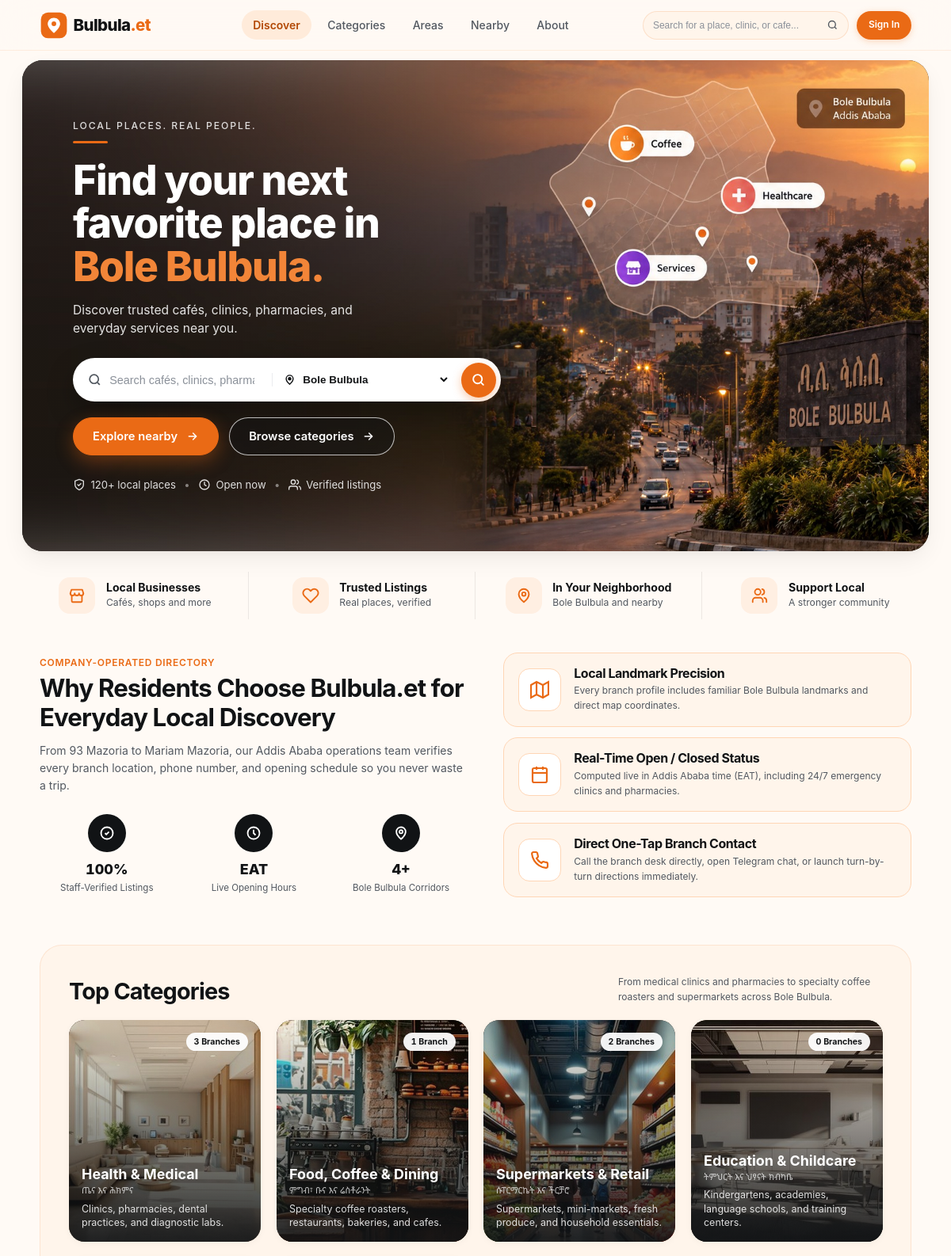
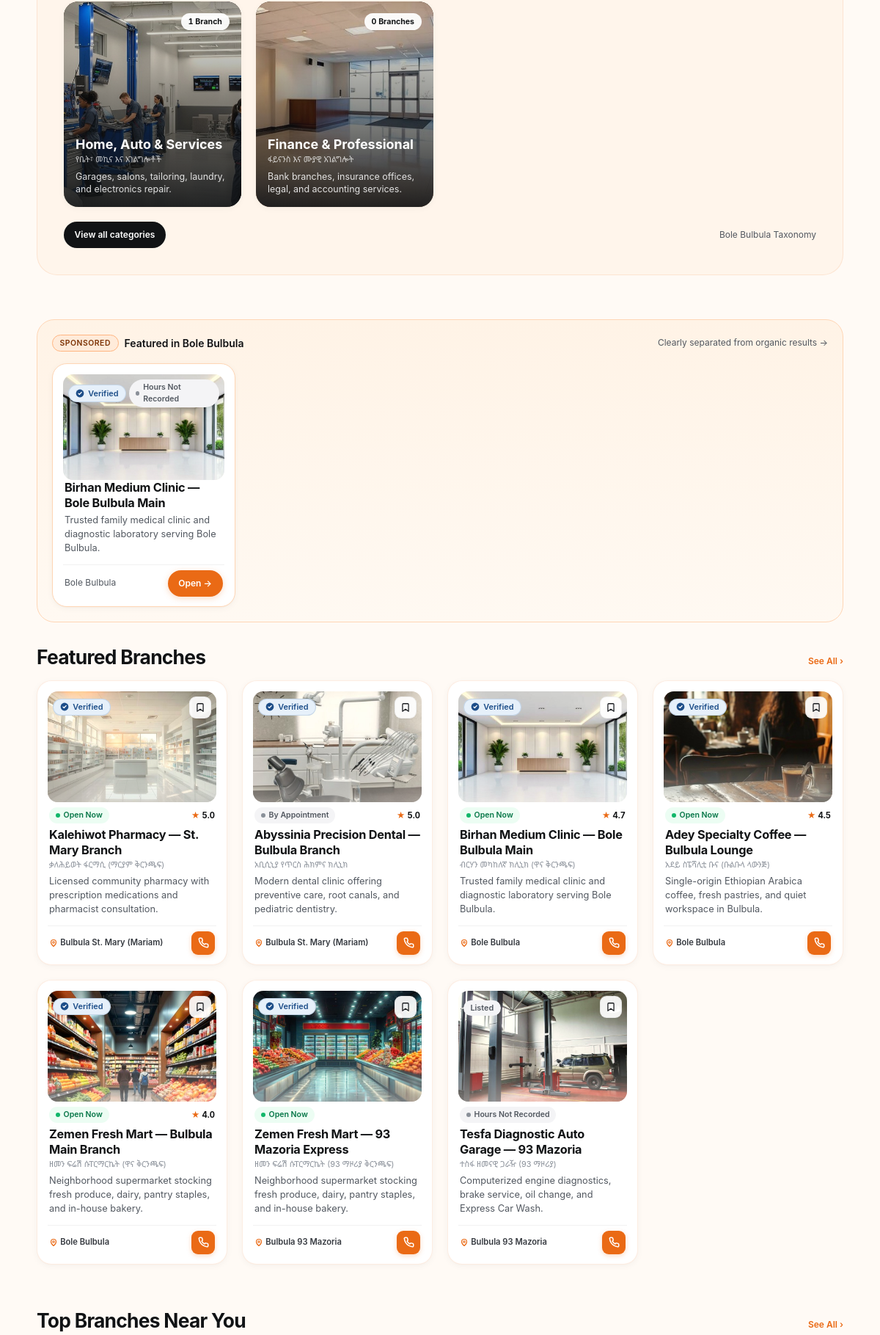
The page / (upper part) on the database its author committed (2 pictures, top to bottom).
### tables this page shows
CREATE TABLE sponsorship_campaigns (
    id                      INTEGER PRIMARY KEY AUTOINCREMENT,
    campaign_code           TEXT NOT NULL UNIQUE,
    business_id             INTEGER NOT NULL REFERENCES businesses(id),
    branch_id               INTEGER NOT NULL REFERENCES branches(id),
    placement_format        TEXT NOT NULL,
    target_category_id      INTEGER NULL,
    target_area_id          INTEGER NULL,
    package_name            TEXT NOT NULL,
    agreed_price_etb        REAL NOT NULL,
    starts_at               DATETIME NOT NULL,
    ends_at                 DATETIME NOT NULL,
    status                  TEXT NOT NULL DEFAULT 'DRAFT',
    created_by_staff_id     INTEGER NOT NULL,
    approved_by_admin_id    INTEGER NULL,
    approved_at             DATETIME NULL,
    terminated_by_admin_id  INTEGER NULL,
    terminated_at           DATETIME NULL,
    termination_reason      TEXT NULL,
    created_at              DATETIME NOT NULL DEFAULT CURRENT_TIMESTAMP
);

CREATE TABLE branches (
    id                          INTEGER PRIMARY KEY AUTOINCREMENT,
    business_id                 INTEGER NOT NULL REFERENCES businesses(id),
    active_permission_id        INTEGER NULL REFERENCES business_permissions(id),
    branch_slug                 TEXT NOT NULL UNIQUE,
    branch_name_en              TEXT NOT NULL,
    branch_name_am              TEXT NULL,
    is_primary_branch           INTEGER NOT NULL DEFAULT 1,
    area_id                     INTEGER NOT NULL REFERENCES areas(id),
    sub_city_en                 TEXT NOT NULL,
    address_line_en             TEXT NOT NULL,
    landmark_notes_en           TEXT NULL,
    latitude                    REAL NULL,
    longitude                   REAL NULL,
    phone_primary               TEXT NULL,
    phone_secondary             TEXT NULL,
    branch_email                TEXT NULL,
    opening_hours_status        TEXT NOT NULL DEFAULT 'UNKNOWN',
    opening_hours_json          TEXT NULL,
    services_products_json      TEXT NULL,
    publication_status          TEXT NOT NULL DEFAULT 'DRAFT',
    is_verified                 INTEGER NOT NULL DEFAULT 0,
    last_verified_at            DATETIME NULL,
    last_verified_by_staff_id   INTEGER NULL,
    published_at                DATETIME NULL,
    published_rating_avg        REAL NULL,
    published_review_count      INTEGER NOT NULL DEFAULT 0,
    created_by_staff_id         INTEGER NOT NULL,
    updated_at                  DATETIME NOT NULL DEFAULT CURRENT_TIMESTAMP,
    created_at                  DATETIME NOT NULL DEFAULT CURRENT_TIMESTAMP
);

CREATE TABLE businesses (
    id                      INTEGER PRIMARY KEY AUTOINCREMENT,
    slug                    TEXT NOT NULL UNIQUE,
    name_en                 TEXT NOT NULL,
    name_am                 TEXT NULL,
    primary_category_id     INTEGER NOT NULL REFERENCES categories(id),
    brand_summary_en        TEXT NULL,
    brand_description_en    TEXT NULL,
    website_url             TEXT NULL,
    lifecycle_status        TEXT NOT NULL DEFAULT 'PROSPECT',
    created_by_staff_id     INTEGER NOT NULL REFERENCES staff_users(id),
    updated_by_staff_id     INTEGER NULL,
    created_at              DATETIME NOT NULL DEFAULT CURRENT_TIMESTAMP,
    updated_at              DATETIME NOT NULL DEFAULT CURRENT_TIMESTAMP
);

CREATE TABLE areas (
    id                  INTEGER PRIMARY KEY AUTOINCREMENT,
    slug                TEXT NOT NULL UNIQUE,
    name_en             TEXT NOT NULL,
    name_am             TEXT NULL,
    sub_city_en         TEXT NOT NULL,
    sub_city_am         TEXT NULL,
    center_latitude     REAL NULL,
    center_longitude    REAL NULL,
    is_launch_area      INTEGER NOT NULL DEFAULT 0,
    is_active           INTEGER NOT NULL DEFAULT 1,
    display_order       INTEGER NOT NULL DEFAULT 0,
    created_at          DATETIME NOT NULL DEFAULT CURRENT_TIMESTAMP,
    updated_at          DATETIME NOT NULL DEFAULT CURRENT_TIMESTAMP
);

### src/Views/public/home.php (the view, shortened to what the rows shown need)
<?php
$branches      = $branches ?? [];
$sponsoredHome = $sponsoredHome ?? [];
?>
<section class="b-hero-section">
  <div class="b-container b-hero-section__container">
    <div class="b-wander-hero">
      <div class="b-hero-redesign__left">
        <h1 class="b-hero-redesign__headline" data-gsap="hero-item">
          Find your next<br>
          favorite place in<br>
          <span class="b-hero-redesign__accent">Bole Bulbula.</span>
        </h1>
      </div>
    </div>
  </div>
</section>
<section class="b-section" style="padding-top: var(--space-4);">
  <div class="b-container">
    <div class="b-why-grid">
      <div>
        <h2 style="font-size: clamp(1.45rem, 2.6vw, 2.15rem); line-height: 1.18;">
          Why Residents Choose Bulbula.et for Everyday Local Discovery
        </h2>
      </div>
    </div>
  </div>
</section>
<section class="b-section" style="padding-top: 0;">
  <div class="b-container">
    <div class="b-destinations-box">
      <div class="b-section__header" style="margin-bottom: var(--space-5);">
        <div>
          <h2 style="font-size: clamp(1.35rem, 2.4vw, 1.85rem);">Top Categories</h2>
        </div>
      </div>
    </div>
  </div>
</section>
<section class="b-section" style="padding-top: 0;">
  <div class="b-container">
    <?php if (!empty($sponsoredHome)): ?>
      <?= View::component('sponsored-slot', [
          'sponsoredItems' => $sponsoredHome,
          'slotTitle'      => 'Featured in Bole Bulbula',
      ]) ?>
    <?php endif; ?>
    <div class="b-section__header" style="margin-bottom: var(--space-4);">
      <div>
        <h2 style="font-size: clamp(1.25rem, 2.2vw, 1.75rem);">Featured Branches</h2>
      </div>
    </div>
    <div class="b-grid b-grid--branches">
      <?php foreach ($branches as $branch): ?>
        <?= View::component('branch-card', ['branch' => $branch]) ?>
      <?php endforeach; ?>
    </div>
  </div>
</section>
<section class="b-section" style="padding-top: 0;">
  <div class="b-container">
    <div class="b-section__header" style="margin-bottom: var(--space-3);">
      <div>
        <h2 style="font-size: clamp(1.25rem, 2.2vw, 1.75rem);">Top Branches Near You</h2>
      </div>
    </div>
  </div>
</section>

### src/Views/components/sponsored-slot.php (shortened to what the rows shown need)
<?php
$items = $sponsoredItems ?? [];
?>
<section class="b-sponsored-zone" aria-label="Sponsored placement">
  <div class="b-grid b-grid--branches">
    <?php foreach ($items as $sp): ?>
      <?php
        $url = '/b/' . ($sp['business_slug'] ?? '') . '/' . ($sp['branch_slug'] ?? '');
        $actionEndpoint = $url . '/act';
        $coverImg = View::branchImage($sp);
      ?>
      <article class="b-card" style="border-color: var(--orange-200); background: #FFFFFF;">
        <div>
          <a href="<?= View::e($url) ?>"
             class="b-card__media"
             style="display: block;"
             data-branch-action="website"
             data-campaign-id="<?= (int) ($sp['campaign_id'] ?? 0) ?>"
             data-action-endpoint="<?= View::e($actionEndpoint) ?>">
            <img src="<?= View::e($coverImg) ?>" alt="<?= View::e($sp['branch_name_en'] ?? $sp['business_name_en'] ?? '') ?>" loading="lazy">
            <div class="b-card__media-badges">
              <?= View::component('trust-badge', ['isVerified' => !empty($sp['is_verified'])]) ?>
              <?php if (!empty($sp['open_now'])): ?>
                <span class="b-status-pill b-status-pill--<?= View::e($sp['open_now']['css_modifier']) ?>">
                  <span class="b-status-pill__dot"></span>
                  <span><?= View::e($sp['open_now']['badge_label']) ?></span>
                </span>
              <?php endif; ?>
            </div>
          </a>
          <div class="b-card__body">
            <h3 class="b-card__title">
              <a href="<?= View::e($url) ?>"
                 data-branch-action="website"
                 data-campaign-id="<?= (int) ($sp['campaign_id'] ?? 0) ?>"
                 data-action-endpoint="<?= View::e($actionEndpoint) ?>">
                <?= View::e($sp['branch_name_en'] ?? $sp['business_name_en'] ?? '') ?>
              </a>
            </h3>
            <p class="b-card__summary"><?= View::e($sp['brand_summary_en'] ?? '') ?></p>
          </div>
        </div>
        <div class="b-card__footer">
          <span style="font-size: var(--text-xs); color: var(--neutral-600);">
            <?= View::e($sp['area_name_en'] ?? 'Bole Bulbula') ?>
          </span>
          <a href="<?= View::e($url) ?>"
             class="b-btn b-btn--primary b-btn--sm"
             data-branch-action="website"
             data-campaign-id="<?= (int) ($sp['campaign_id'] ?? 0) ?>"
             data-action-endpoint="<?= View::e($actionEndpoint) ?>">
            <span>Open &rarr;</span>
          </a>
        </div>
      </article>
    <?php endforeach; ?>
  </div>
</section>

### src/Views/components/trust-badge.php (shortened to what the rows shown need)
<?php
$isVerified = !empty($isVerified);
$verifiedAt = $verifiedAt ?? null;
?>
<?php if ($isVerified): ?>
<span class="b-badge b-badge--verified" title="Verified by Bulbula Staff<?= $verifiedAt ? ' on ' . View::e(substr((string) $verifiedAt, 0, 10)) : '' ?>">
  <svg width="12" height="12" viewBox="0 0 20 20" fill="none" aria-hidden="true">
    <circle cx="10" cy="10" r="9" fill="#1D4E89"/>
    <path d="M6.5 10.2L8.8 12.5L13.6 7.5" stroke="#FFFFFF" stroke-width="2" stroke-linecap="round" stroke-linejoin="round"/>
  </svg>
  <span>Verified</span>
</span>
<?php else: ?>
<span class="b-badge" style="background: var(--neutral-100); color: var(--neutral-600);">
  <span>Listed</span>
</span>
<?php endif; ?>

### src/Views/components/branch-card.php (shortened to what the rows shown need)
<?php
$b = $branch ?? [];
$openNow = $b['open_now'] ?? ['state' => 'UNKNOWN', 'badge_label' => 'Hours Not Recorded', 'css_modifier' => 'unknown'];
$isVerified = !empty($b['is_verified']);
$url = $b['canonical_url'] ?? ('/b/' . ($b['business_slug'] ?? '') . '/' . ($b['branch_slug'] ?? ''));
$actionEndpoint = $url . '/act';
$coverImg = View::branchImage($b);
?>
<article class="b-card" data-gsap="card">
  <div>
    <div class="b-card__media">
      <a href="<?= View::e($url) ?>" style="display: block; width: 100%; height: 100%;" aria-label="<?= View::e($b['branch_name_en'] ?? $b['business_name_en'] ?? '') ?>">
        <img src="<?= View::e($coverImg) ?>" alt="<?= View::e($b['branch_name_en'] ?? $b['business_name_en'] ?? '') ?>" loading="lazy">
      </a>
      <div class="b-card__media-badges">
        <div>
          <?= View::component('trust-badge', [
              'isVerified' => $isVerified,
              'verifiedAt' => $b['last_verified_at'] ?? null,
          ]) ?>
        </div>
        <a href="<?= View::e($url) ?>" class="b-card__bookmark" title="Save or View Branch" aria-label="Bookmark <?= View::e($b['branch_name_en'] ?? '') ?>">
          <svg width="14" height="14" viewBox="0 0 24 24" fill="none" stroke="currentColor" stroke-width="2.2" stroke-linecap="round" stroke-linejoin="round">
            <path d="M19 21l-7-5-7 5V5a2 2 0 0 1 2-2h10a2 2 0 0 1 2 2z"/>
          </svg>
        </a>
      </div>
    </div>
    <div class="b-card__body" style="margin-top: 0.45rem;">
      <div class="b-card__meta-top">
        <span class="b-status-pill b-status-pill--<?= View::e($openNow['css_modifier']) ?>">
          <span class="b-status-pill__dot"></span>
          <span><?= View::e($openNow['badge_label']) ?></span>
        </span>
        <?php if (!empty($b['published_review_count']) && (int) $b['published_review_count'] > 0): ?>
          <span class="b-rating b-tabular">
            <span class="b-rating__star">&#9733;</span>
            <span><?= number_format((float) $b['published_rating_avg'], 1) ?></span>
          </span>
        <?php elseif (!empty($b['distance_label'])): ?>
          <span class="b-badge b-badge--orange b-tabular"><?= View::e($b['distance_label']) ?></span>
        <?php endif; ?>
      </div>
      <h3 class="b-card__title">
        <a href="<?= View::e($url) ?>"><?= View::e($b['branch_name_en'] ?? $b['business_name_en'] ?? '') ?></a>
      </h3>
      <?php if (!empty($b['branch_name_am']) || !empty($b['business_name_am'])): ?>
        <div class="b-card__amharic b-lang-am" lang="am">
          <?= View::e($b['branch_name_am'] ?? $b['business_name_am']) ?>
        </div>
      <?php endif; ?>
      <?php if (!empty($b['brand_summary_en'])): ?>
        <p class="b-card__summary"><?= View::e($b['brand_summary_en']) ?></p>
      <?php endif; ?>
    </div>
  </div>
  <div class="b-card__footer">
    <span class="b-card__loc">
      <svg width="12" height="12" viewBox="0 0 24 24" fill="none" stroke="var(--orange-500)" stroke-width="2.3" stroke-linecap="round" stroke-linejoin="round" style="flex-shrink: 0;">
        <path d="M12 21s-7-5.686-7-11a7 7 0 1 1 14 0c0 5.314-7 11-7 11z"/>
        <circle cx="12" cy="10" r="2.5"/>
      </svg>
      <span style="overflow: hidden; text-overflow: ellipsis; white-space: nowrap;">
        <?= View::e($b['area_name_en'] ?? 'Bole Bulbula') ?>
      </span>
    </span>
    <?php if (!empty($b['phone_primary'])): ?>
      <a href="tel:<?= View::e($b['phone_primary']) ?>"
         class="b-card__sq-btn"
         title="Call <?= View::e($b['phone_primary']) ?>"
         aria-label="Call <?= View::e($b['branch_name_en'] ?? '') ?>"
         data-branch-action="call"
         data-action-endpoint="<?= View::e($actionEndpoint) ?>">
      </a>
    <?php endif; ?>
  </div>
</article>

### rows shown on the page
sponsorship_campaigns: badge_label "Hours Not Recorded", branch.branch_name_en "Birhan Medium Clinic — Bole Bulbula Main", business.brand_summary_en "Trusted family medical clinic and diagnostic laboratory serving Bole Bulbula.", areas.name_en "Bole Bulbula"
branches: shows a picture, badge_label "Open Now", published_rating_avg "5.0", branch_name_en "Kalehiwot Pharmacy — St. Mary Branch", branch_name_am "ቃለሕይወት ፋርማሲ (ማርያም ቅርንጫፍ)", business.brand_summary_en "Licensed community pharmacy with prescription medications and pharmacist consultation.", area.name_en "Bulbula St. Mary (Mariam)"
branches: shows a picture, badge_label "By Appointment", published_rating_avg "5.0", branch_name_en "Abyssinia Precision Dental — Bulbula Branch", branch_name_am "አቢሲኒያ የጥርስ ሕክምና ክሊኒክ", business.brand_summary_en "Modern dental clinic offering preventive care, root canals, and pediatric dentistry.", area.name_en "Bulbula St. Mary (Mariam)"
branches: shows a picture, badge_label "Open Now", published_rating_avg "4.7", branch_name_en "Birhan Medium Clinic — Bole Bulbula Main", branch_name_am "ብርሃን መካከለኛ ክሊኒክ (ዋና ቅርንጫፍ)", business.brand_summary_en "Trusted family medical clinic and diagnostic laboratory serving Bole Bulbula.", area.name_en "Bole Bulbula"
branches: shows a picture, badge_label "Open Now", published_rating_avg "4.5", branch_name_en "Adey Specialty Coffee — Bulbula Lounge", branch_name_am "አደይ ስፔሻሊቲ ቡና (ቡልቡላ ላውንጅ)", business.brand_summary_en "Single-origin Ethiopian Arabica coffee, fresh pastries, and quiet workspace in Bulbula.", area.name_en "Bole Bulbula"
branches: shows a picture, badge_label "Open Now", published_rating_avg "4.0", branch_name_en "Zemen Fresh Mart — Bulbula Main Branch", branch_name_am "ዘመን ፍሬሽ ሱፐርማርኬት (ዋና ቅርንጫፍ)", business.brand_summary_en "Neighborhood supermarket stocking fresh produce, dairy, pantry staples, and in-house bakery.", area.name_en "Bole Bulbula"
branches: shows a picture, badge_label "Open Now", branch_name_en "Zemen Fresh Mart — 93 Mazoria Express", branch_name_am "ዘመን ፍሬሽ ሱፐርማርኬት (93 ማዞሪያ ቅርንጫፍ)", business.brand_summary_en "Neighborhood supermarket stocking fresh produce, dairy, pantry staples, and in-house bakery.", area.name_en "Bulbula 93 Mazoria"
branches: shows a picture, shows "Listed", badge_label "Hours Not Recorded", branch_name_en "Tesfa Diagnostic Auto Garage — 93 Mazoria", branch_name_am "ተስፋ ዘመናዊ ጋራዥ (93 ማዞሪያ)", business.brand_summary_en "Computerized engine diagnostics, brake service, oil change, and Express Car Wash.", area.name_en "Bulbula 93 Mazoria"

### other values the page prints
count($areas) "4"
$cat['published_branch_count'] "3"
View::e($cat['name_en']) "Health & Medical"
View::e($cat['name_am']) "ጤና እና ሕክምና"
View::e($cat['description_en']) "Clinics, pharmacies, dental practices, and diagnostic labs."
$cat['published_branch_count'] "1"
View::e($cat['name_en']) "Food, Coffee & Dining"
View::e($cat['name_am']) "ምግብ፣ ቡና እና ሬስቶራንት"
View::e($cat['description_en']) "Specialty coffee roasters, restaurants, bakeries, and cafes."
$cat['published_branch_count'] "2"
View::e($cat['name_en']) "Supermarkets & Retail"
View::e($cat['name_am']) "ሱፐርማርኬት እና ችርቻሮ"
View::e($cat['description_en']) "Supermarkets, mini-markets, fresh produce, and household essentials."
$cat['published_branch_count'] "0"
View::e($cat['name_en']) "Education & Childcare"
